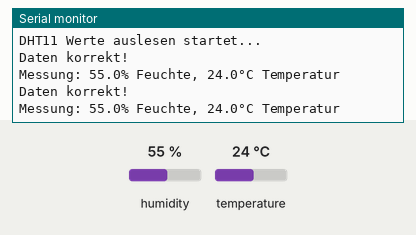
Simulated run of this sketch. Board: ESP32. Shown: the last lines printed to the serial monitor. Wiring (inferred from the names in the program): DHT11 sensor: data GPIO 4. Inputs (shaded band) come from the test bench; at power-on: humidity 55 %, temperature 24 °C.

Above: at 5.8 s.
5.9 s: humidity set to 22 %
At 11.3 s:
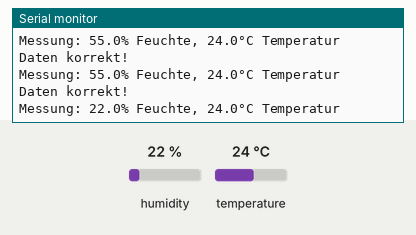
11.9 s: temperature set to 12 °C
At 16.0 s:
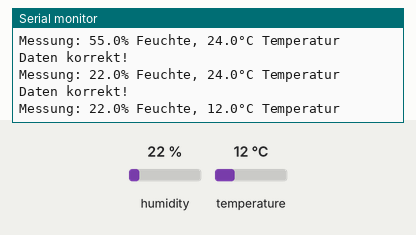
17.9 s: humidity set to 40 %
At 20.7 s:
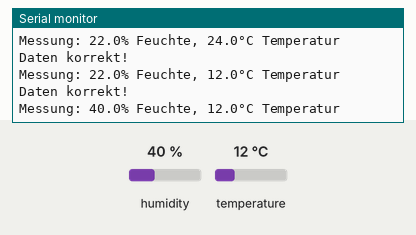
Timing chart, 0 to 22.2 s (numbered marks = the images above; inputs shaded):
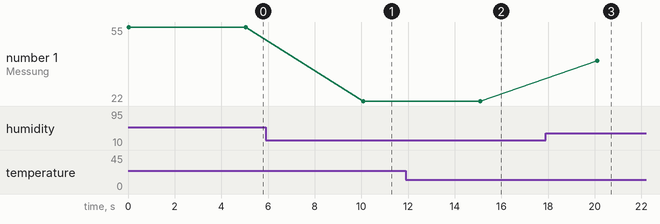

The sketch:

my_dht11_driver.ino
```cpp
#include "Arduino.h"

const int dhtpin = 4;

void setup() {
  Serial.begin(115200);
  Serial.println("DHT11 Werte auslesen startet...");
}

void loop() {

  pinMode(dhtpin, OUTPUT);
  digitalWrite(dhtpin, LOW); // Pin auf 0V ziehen
  delay(20); // Lt. Datenblatt mindestens 18ms halten, damit der DHT11 weiß, das er antworten soll
  digitalWrite(dhtpin, HIGH); // Flanke hochreißen
  pinMode(dhtpin, INPUT_PULLUP); // Erst, wenn ich die Leitung wieder loslasse, sage ich dem DHT11, dass er antworten soll

  delayMicroseconds(40); // Der Sensor braucht 20-40 Microseconds zum Antworten. Deswegen muss der ESP32 so lange mindestens warten auf seine Antwort.

  if (digitalRead(dhtpin) == LOW) {

    while(digitalRead(dhtpin) == LOW); // Kurzes hochpushen auf HIGH vom Sensor, um zu Signalisieren, dass die Daten JETZT kommen
    while(digitalRead(dhtpin) == HIGH);

    uint8_t daten[5] = {0,0,0,0,0}; // Array für die Sensorwerte -> Array von Bytes (uint8_t)

    for (int i = 0; i < 40; i++) {

        while(digitalRead(dhtpin) == LOW); // Jedes Bit startet mit 50µs LOW
        unsigned long start = micros(); // Nach dem LOW ist der Pin auf HIGH => Stoppuhr starten
        while(digitalRead(dhtpin) == HIGH); // Messen der Dauer von HIGH, um zu ermitteln, ob es als 0 oder 1 interpretiert werden muss

        uint8_t index = i / 8; // i ist immer ein Integer. In C++ wird bei der division durch einen Integer immer der Rest abgeschnitten => 0-7 landen in Index 0, 8-15 in Index 1 etc.
        daten[index] <<= 1;    // Schiebt vorhandene Bits im Byte nach links in der Schrittweite

        if ((micros() - start) > 50) {
          daten[index] |= 1;   // Setzt das unterste Bit auf 1, falls Puls lang war
        }
      }

    // Checksumme prüfen
    if (daten[4] == ((daten[0] + daten[1] + daten[2] + daten[3]) & 0xFF)) {
      Serial.println("Daten korrekt!");
      Serial.printf("Messung: %d.%d%% Feuchte, %d.%d°C Temperatur\n",
                    daten[0], daten[1], daten[2], daten[3]);

    } else {
        Serial.println("Checksummen-Fehler! Daten verworfen.");
    }
  }
  delay(5000);
}
```

Measured:
- after the input at 5.9 s, the serial monitor: prints a new line after 4.2 s (image 1)
- after the input at 11.9 s, the serial monitor: prints a new line after 3.2 s (image 2)
- after the input at 17.9 s, the serial monitor: prints a new line after 2.2 s (image 3)
- plotted number 1: 55 → 22 after the input at 5.9 s, 22 → 40 after the input at 17.9 s
